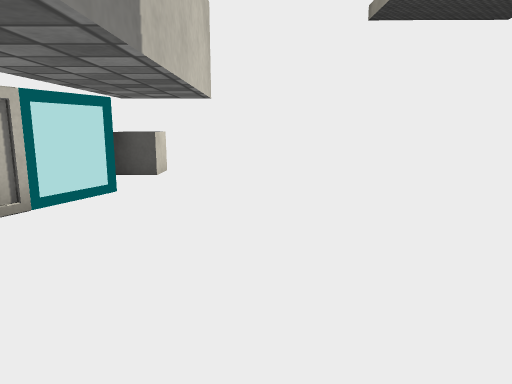
[1] (above)

16 first-person views from a walk through a Unity game level. The camera is 1.4 m above the floor, tilts 10° down and sees 70° across. The floor is counted in squares, 1 m on a side. Each view is taken from the middle of a square. On the plan, view 1 faces up. The plan holds only what a view shows up to about 16 squares ahead; the rest is blank. The player character is not drawn. Some surface patterns are stand-ins.

[2]
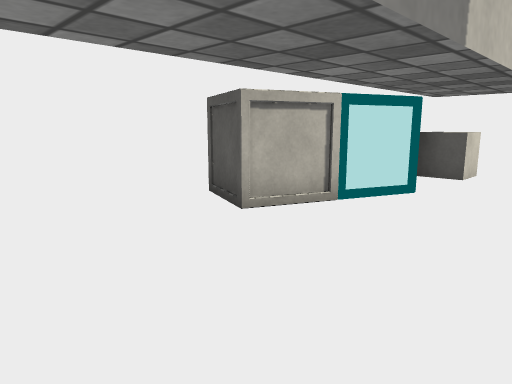

[3]
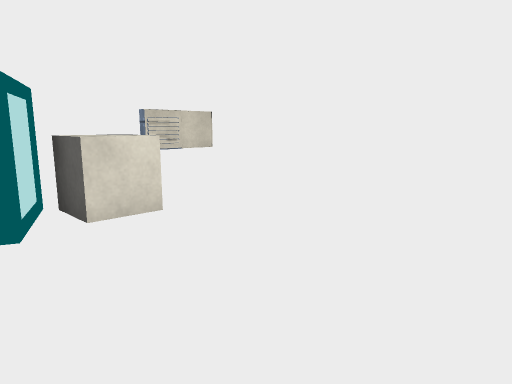

[4]
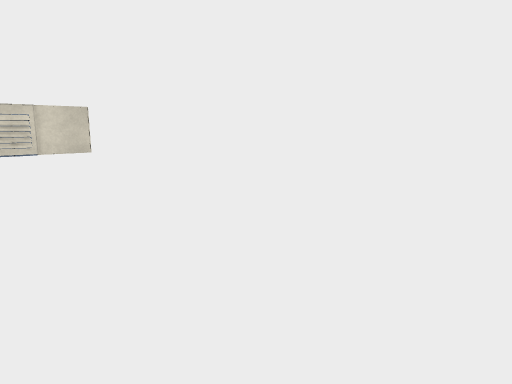

[5]
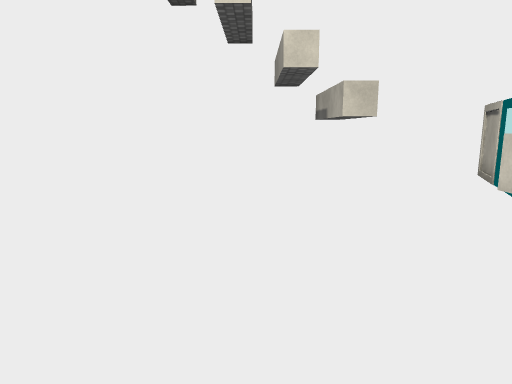

[6]
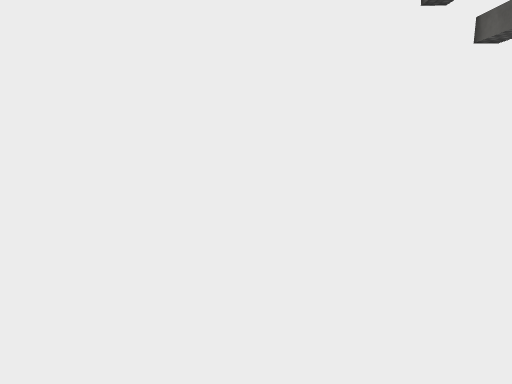

[7]
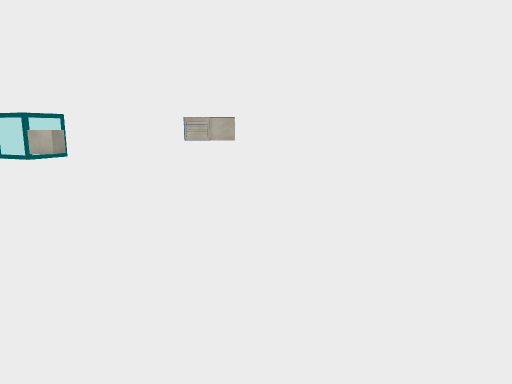

[8]
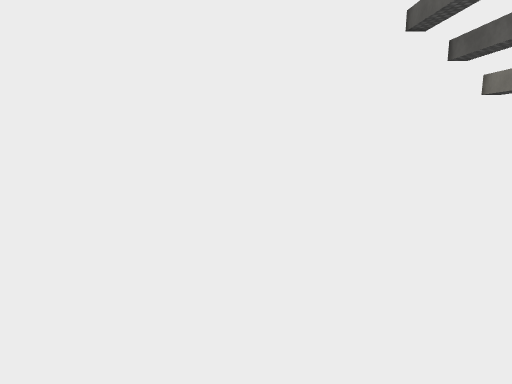

[9]
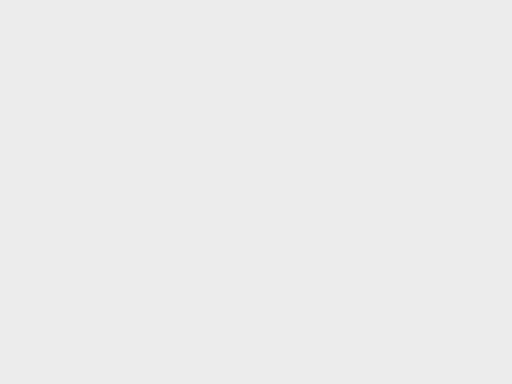

[10]
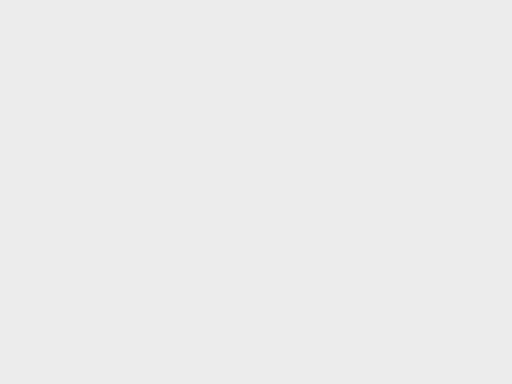

[11]
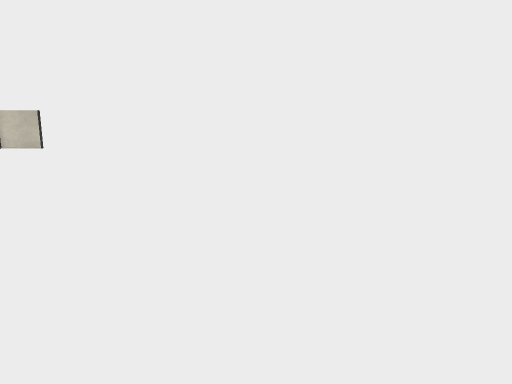

[12]
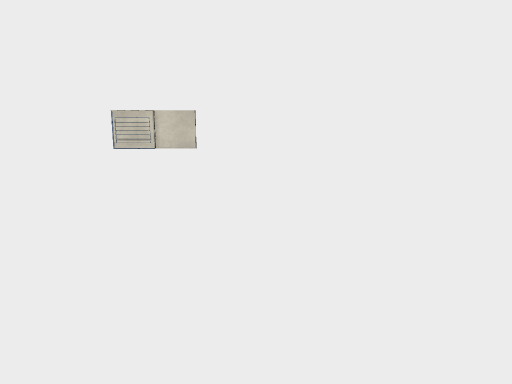

[13]
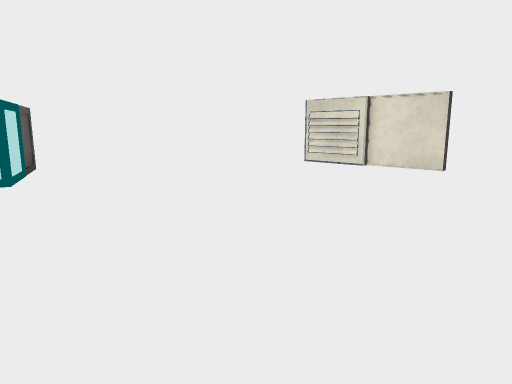

[14]
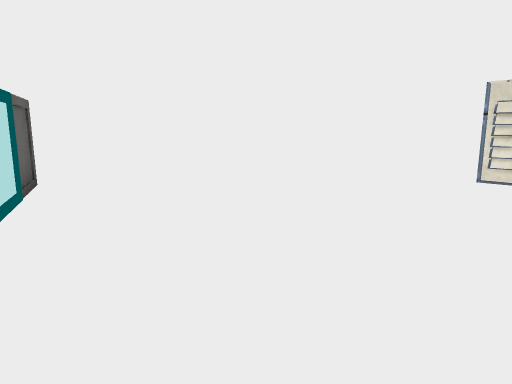

[15]
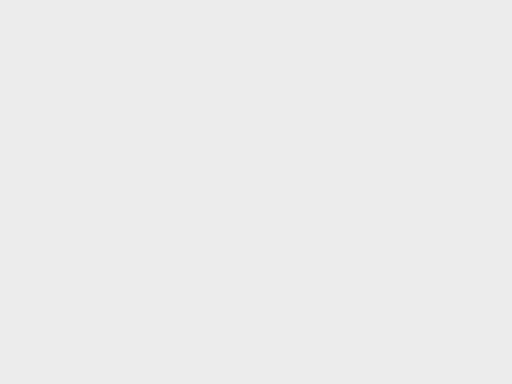

[16]
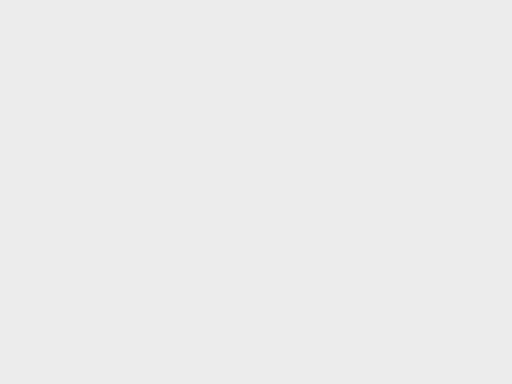

### Floor plan
Key: @ floor where view 1 was taken; # wall or solid block; . floor; O other object.
Columns run from 11 left of view 1 to 19 right of it. Each row starts with its distance up from view 1.
 29 ##########
 28 #........######################
 27 #.............................#
 26 #.............................#
 25 #.............................#
 24 #.............................#
 23 #.............................#
 22 #.............................#
 21 #.............................#
 20 #.............................#
 19 #.............................#
 18 #.............................#
 17 #.............................#
 16 OO............................#
 15 OO............................#
 14 OO............................#
 13 #.............................#
 12 #.............................#
 11 #.............................#
 10 #.............................#
  9 #.....O.OO....................#
  8 #.....OOO.....................#
  7 #....OOO......................#
  6 #....O O......................#
  5 #....OOO......................#
  4 #.....O.......................#
  3 #.............................#
  2 #.............................#
  1 #.............................#
  0 #..........@..................#
 -1 ###############################

Positions as (right, up) in squares from view 1, and headings:
1: (0, 0), facing up
2: (0, 0), facing up-left
3: (2, 7), facing up-left
4: (2, 12), facing up-left
5: (2, 15), facing down
6: (12, 15), facing down
7: (13, 18), facing left
8: (13, 19), facing down
9: (11, 24), facing down-right
10: (4, 25), facing right
11: (4, 25), facing left
12: (4, 19), facing left
13: (-3, 19), facing down-left
14: (-4, 15), facing down-left
15: (1, 16), facing up-right
16: (-4, 20), facing up-right
